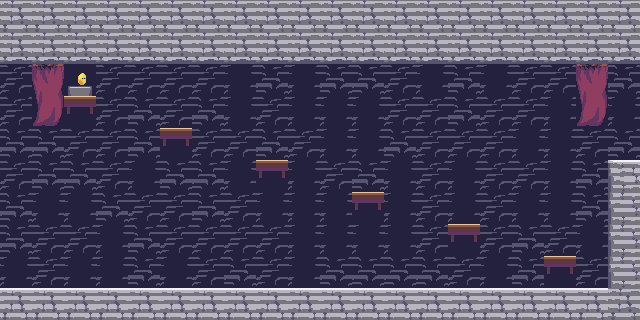

Tiled map render using the project's own tile images. Description and the whole map definition, tile-layer contents included, below:
An orthogonal 20x10 tile map with 32x32 px tiles, 1 tile layer (Tile Layer 1).

<map version="1.0" tiledversion="2017.11.22" orientation="orthogonal" renderorder="right-down" width="20" height="10" tilewidth="32" tileheight="32" infinite="0" nextobjectid="1">
 <tileset firstgid="1" source="tiletest.tsx" />
 <layer name="Tile Layer 1" width="20" height="10">
  <data encoding="csv">
13,13,13,13,13,13,13,13,13,13,13,13,13,13,13,13,13,13,13,13,
96,96,96,96,96,96,96,96,96,96,96,96,96,96,96,96,96,96,96,96,
133,53,375,133,133,133,133,134,173,134,173,173,133,134,173,134,133,133,53,173,
133,93,255,133,173,133,173,134,133,134,134,134,133,133,173,133,133,134,93,134,
173,173,133,133,173,255,133,133,173,133,134,134,173,133,133,133,134,134,133,173,
133,173,173,133,134,173,173,134,255,134,133,173,134,133,134,133,133,134,173,54,
173,134,134,173,133,133,173,133,134,134,134,255,134,133,134,133,134,134,173,12,
173,133,133,134,173,133,133,133,133,134,134,134,134,133,255,133,173,133,134,12,
134,133,134,134,173,134,133,173,133,134,173,173,173,173,133,134,173,255,133,12,
55,55,55,55,55,55,55,55,55,55,55,55,55,55,55,55,55,55,55,13
</data>
 </layer>
</map>
